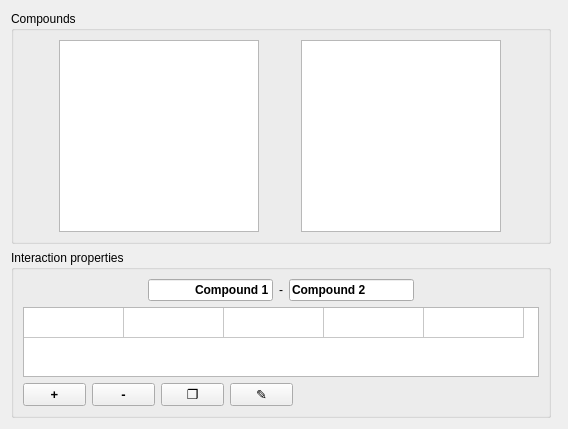
          <widget class="QWidget" name="tabInteractions">
            <property name="toolTip">
              <string />
            </property>
            <attribute name="title">
              <string>Interactions</string>
            </attribute>
            <layout class="QGridLayout" name="gridLayout">
              <item row="0" column="0">
                <layout class="QHBoxLayout" name="horizontalLayoutIntMain" stretch="0,1">
                  <item>
                    <layout class="QVBoxLayout" name="verticalLayout_6">
                      <item>
                        <widget class="QGroupBox" name="groupBox_2">
                          <property name="title">
                            <string>Compounds</string>
                          </property>
                          <layout class="QHBoxLayout" name="horizontalLayout_5">
                            <item>
                              <widget class="QListWidget" name="listCompounds1">
                                <property name="sizePolicy">
                                  <sizepolicy hsizetype="Expanding" vsizetype="Expanding">
                                    <horstretch>0</horstretch>
                                    <verstretch>0</verstretch>
                                  </sizepolicy>
                                </property>
                                <property name="maximumSize">
                                  <size>
                                    <width>200</width>
                                    <height>16777215</height>
                                  </size>
                                </property>
                              <property name="toolTip"><string>List of available compounds</string></property><property name="whatsThis"><string>List of available compounds</string></property></widget>
                            </item>
                            <item>
                              <widget class="QListWidget" name="listCompounds2">
                                <property name="sizePolicy">
                                  <sizepolicy hsizetype="Expanding" vsizetype="Expanding">
                                    <horstretch>0</horstretch>
                                    <verstretch>0</verstretch>
                                  </sizepolicy>
                                </property>
                                <property name="maximumSize">
                                  <size>
                                    <width>200</width>
                                    <height>16777215</height>
                                  </size>
                                </property>
                              <property name="toolTip"><string>List of available compounds</string></property><property name="whatsThis"><string>List of available compounds</string></property></widget>
                            </item>
                          </layout>
                        <property name="toolTip"><string>List of available compounds</string></property><property name="whatsThis"><string>List of available compounds</string></property></widget>
                      </item>
                      <item>
                        <widget class="QGroupBox" name="groupBox_3">
                          <property name="title">
                            <string>Interaction properties</string>
                          </property>
                          <layout class="QVBoxLayout" name="verticalLayout_5">
                            <item>
                              <layout class="QHBoxLayout" name="horizontalLayout_4" stretch="1,0,0,0,1">
                                <item>
                                  <spacer name="horizontalSpacer_3">
                                    <property name="orientation">
                                      <enum>Qt::Horizontal</enum>
                                    </property>
                                    <property name="sizeHint" stdset="0">
                                      <size>
                                        <width>40</width>
                                        <height>20</height>
                                      </size>
                                    </property>
                                  </spacer>
                                </item>
                                <item>
                                  <widget class="QLineEdit" name="labelCompound1">
                                    <property name="font">
                                      <font>
                                        <weight>75</weight>
                                        <bold>true</bold>
                                      </font>
                                    </property>
                                    <property name="toolTip">
                                      <string>First selected compound</string>
                                    </property>
                                    <property name="autoFillBackground">
                                      <bool>false</bool>
                                    </property>
                                    <property name="text">
                                      <string>Compound 1</string>
                                    </property>
                                    <property name="alignment">
                                      <set>Qt::AlignRight|Qt::AlignTrailing|Qt::AlignVCenter</set>
                                    </property>
                                    <property name="readOnly">
                                      <bool>true</bool>
                                    </property>
                                    <property name="clearButtonEnabled">
                                      <bool>false</bool>
                                    </property>
                                  <property name="whatsThis"><string>First selected compound</string></property></widget>
                                </item>
                                <item>
                                  <widget class="QLabel" name="label_6">
                                    <property name="text">
                                      <string>-</string>
                                    </property>
                                  </widget>
                                </item>
                                <item>
                                  <widget class="QLineEdit" name="labelCompound2">
                                    <property name="font">
                                      <font>
                                        <weight>75</weight>
                                        <bold>true</bold>
                                      </font>
                                    </property>
                                    <property name="toolTip">
                                      <string>Second selected compound</string>
                                    </property>
                                    <property name="text">
                                      <string>Compound 2</string>
                                    </property>
                                    <property name="frame">
                                      <bool>true</bool>
                                    </property>
                                    <property name="alignment">
                                      <set>Qt::AlignLeading|Qt::AlignLeft|Qt::AlignVCenter</set>
                                    </property>
                                    <property name="readOnly">
                                      <bool>true</bool>
                                    </property>
                                  <property name="whatsThis"><string>Second selected compound</string></property></widget>
                                </item>
                                <item>
                                  <spacer name="horizontalSpacer_2">
                                    <property name="orientation">
                                      <enum>Qt::Horizontal</enum>
                                    </property>
                                    <property name="sizeHint" stdset="0">
                                      <size>
                                        <width>40</width>
                                        <height>20</height>
                                      </size>
                                    </property>
                                  </spacer>
                                </item>
                              </layout>
                            </item>
                            <item>
                              <widget class="CQtTable" name="tableInterProperties">
                                <property name="sizeAdjustPolicy">
                                  <enum>QAbstractScrollArea::AdjustToContents</enum>
                                </property>
                                <property name="selectionMode">
                                  <enum>QAbstractItemView::SingleSelection</enum>
                                </property>
                                <property name="selectionBehavior">
                                  <enum>QAbstractItemView::SelectRows</enum>
                                </property>
                                <attribute name="horizontalHeaderVisible">
                                  <bool>false</bool>
                                </attribute>
                                <attribute name="horizontalHeaderCascadingSectionResizes">
                                  <bool>true</bool>
                                </attribute>
                                <attribute name="verticalHeaderVisible">
                                  <bool>false</bool>
                                </attribute>
                                <row>
                                  <property name="text">
                                    <string>New Row</string>
                                  </property>
                                </row>
                                <column>
                                  <property name="text">
                                    <string>Const</string>
                                  </property>
                                </column>
                                <column>
                                  <property name="text">
                                    <string>Name</string>
                                  </property>
                                </column>
                                <column>
                                  <property name="text">
                                    <string>Units</string>
                                  </property>
                                </column>
                                <column>
                                  <property name="text">
                                    <string>Value</string>
                                  </property>
                                </column>
                                <column>
                                  <property name="text">
                                    <string />
                                  </property>
                                </column>
                              <property name="toolTip"><string>List of properties of the selected pair of compounds</string></property><property name="whatsThis"><string>List of properties of the selected pair of compounds</string></property></widget>
                            </item>
                            <item>
                              <layout class="QHBoxLayout" name="horizontalLayout_7">
                                <item>
                                  <widget class="QPushButton" name="buttonAddInterProperty">
                                    <property name="sizePolicy">
                                      <sizepolicy hsizetype="Minimum" vsizetype="Minimum">
                                        <horstretch>0</horstretch>
                                        <verstretch>0</verstretch>
                                      </sizepolicy>
                                    </property>
                                    <property name="maximumSize">
                                      <size>
                                        <width>63</width>
                                        <height>23</height>
                                      </size>
                                    </property>
                                    <property name="font">
                                      <font>
                                        <pointsize>10</pointsize>
                                        <weight>75</weight>
                                        <bold>true</bold>
                                        <kerning>true</kerning>
                                      </font>
                                    </property>
                                    <property name="toolTip">
                                      <string>Add a user-defined interaction property</string>
                                    </property>
                                    <property name="statusTip">
                                      <string>Add new property</string>
                                    </property>
                                    <property name="whatsThis">
                                      <string>Add a user-defined interaction property</string>
                                    </property>
                                    <property name="text">
                                      <string>+</string>
                                    </property>
                                    <property name="icon">
                                      <iconset>
                                        <normaloff>:/pictures/plus</normaloff>:/pictures/plus</iconset>
                                    </property>
                                    <property name="autoDefault">
                                      <bool>false</bool>
                                    </property>
                                  </widget>
                                </item>
                                <item>
                                  <widget class="QPushButton" name="buttonRemoveInterProperty">
                                    <property name="sizePolicy">
                                      <sizepolicy hsizetype="Minimum" vsizetype="Minimum">
                                        <horstretch>0</horstretch>
                                        <verstretch>0</verstretch>
                                      </sizepolicy>
                                    </property>
                                    <property name="maximumSize">
                                      <size>
                                        <width>63</width>
                                        <height>23</height>
                                      </size>
                                    </property>
                                    <property name="font">
                                      <font>
                                        <pointsize>10</pointsize>
                                        <weight>75</weight>
                                        <bold>true</bold>
                                        <kerning>true</kerning>
                                      </font>
                                    </property>
                                    <property name="toolTip">
                                      <string>Remove selected user-defined interaction property</string>
                                    </property>
                                    <property name="statusTip">
                                      <string>Remove selected property</string>
                                    </property>
                                    <property name="whatsThis">
                                      <string>Remove selected user-defined interaction property</string>
                                    </property>
                                    <property name="text">
                                      <string>-</string>
                                    </property>
                                    <property name="icon">
                                      <iconset>
                                        <normaloff>:/pictures/minus</normaloff>:/pictures/minus</iconset>
                                    </property>
                                    <property name="autoDefault">
                                      <bool>false</bool>
                                    </property>
                                  </widget>
                                </item>
                                <item>
                                  <widget class="QPushButton" name="buttonDuplicateInterProperty">
                                    <property name="sizePolicy">
                                      <sizepolicy hsizetype="Minimum" vsizetype="Minimum">
                                        <horstretch>0</horstretch>
                                        <verstretch>0</verstretch>
                                      </sizepolicy>
                                    </property>
                                    <property name="maximumSize">
                                      <size>
                                        <width>63</width>
                                        <height>23</height>
                                      </size>
                                    </property>
                                    <property name="font">
                                      <font>
                                        <pointsize>10</pointsize>
                                        <weight>50</weight>
                                        <bold>false</bold>
                                        <kerning>true</kerning>
                                      </font>
                                    </property>
                                    <property name="toolTip">
                                      <string>Create a copy of selected interaction property</string>
                                    </property>
                                    <property name="statusTip">
                                      <string>Make a copy of selected property</string>
                                    </property>
                                    <property name="whatsThis">
                                      <string>Create a copy of selected interaction property</string>
                                    </property>
                                    <property name="text">
                                      <string>❐</string>
                                    </property>
                                    <property name="autoDefault">
                                      <bool>false</bool>
                                    </property>
                                  </widget>
                                </item>
                                <item>
                                  <widget class="QPushButton" name="buttonEditInterProperty">
                                    <property name="sizePolicy">
                                      <sizepolicy hsizetype="Minimum" vsizetype="Minimum">
                                        <horstretch>0</horstretch>
                                        <verstretch>0</verstretch>
                                      </sizepolicy>
                                    </property>
                                    <property name="maximumSize">
                                      <size>
                                        <width>63</width>
                                        <height>23</height>
                                      </size>
                                    </property>
                                    <property name="font">
                                      <font>
                                        <pointsize>10</pointsize>
                                      </font>
                                    </property>
                                    <property name="toolTip">
                                      <string>Edit selected user-defined interaction property</string>
                                    </property>
                                    <property name="statusTip">
                                      <string>Edit selected property</string>
                                    </property>
                                    <property name="whatsThis">
                                      <string>Edit selected user-defined interaction property</string>
                                    </property>
                                    <property name="text">
                                      <string>✎</string>
                                    </property>
                                    <property name="autoDefault">
                                      <bool>false</bool>
                                    </property>
                                  </widget>
                                </item>
                                <item>
                                  <spacer name="horizontalSpacer_5">
                                    <property name="orientation">
                                      <enum>Qt::Horizontal</enum>
                                    </property>
                                    <property name="sizeHint" stdset="0">
                                      <size>
                                        <width>40</width>
                                        <height>20</height>
                                      </size>
                                    </property>
                                  </spacer>
                                </item>
                              </layout>
                            </item>
                          </layout>
                        </widget>
                      </item>
                    </layout>
                  </item>
                  <item>
                    <widget class="CPropertyEditor" name="propertyEditorInter" native="true">
                      <property name="enabled">
                        <bool>false</bool>
                      </property>
                    </widget>
                  </item>
                </layout>
              </item>
            </layout>
          <attribute name="toolTip"><string>Interactions between compounds</string></attribute><attribute name="whatsThis"><string>Configure or examine interactions between compounds</string></attribute></widget>
